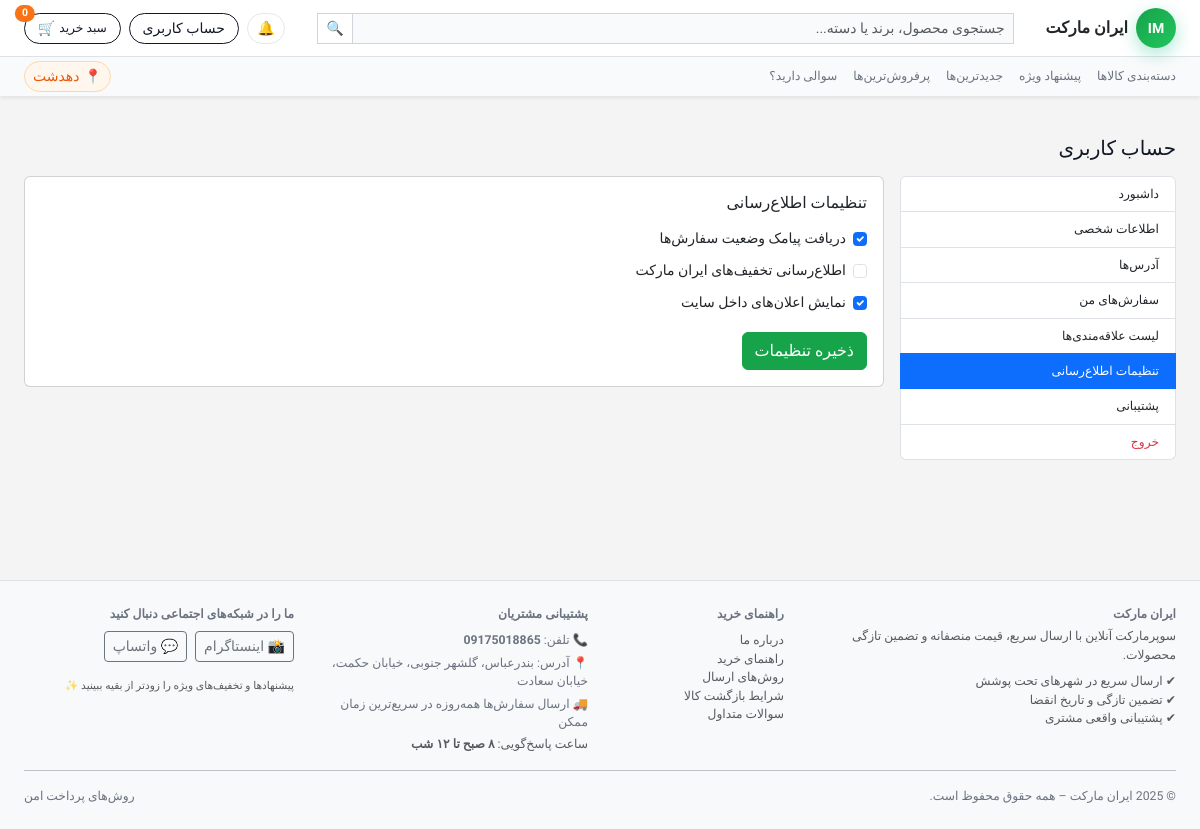
/account/notifications/ (signed in), run on the app's committed database.
### shop/models.py (models this page shows, shortened)
class City(models.Model):
    province = models.ForeignKey(
        Province,
        on_delete=models.CASCADE,
        related_name="cities",
        verbose_name="استان",
    )
    name = models.CharField("نام شهر", max_length=100)
    slug = models.SlugField("اسلاگ", max_length=255, blank=True, unique=True)
    order = models.PositiveIntegerField("ترتیب", default=0)
    is_active = models.BooleanField("فعال", default=True)
    is_popular = models.BooleanField("محبوب/پرتکرار", default=False)
    delivery_available = models.BooleanField("امکان ارسال", default=True)
    shipping_zone = models.ForeignKey(
        ShippingZone,
        null=True,
        blank=True,
        on_delete=models.SET_NULL,
        related_name="cities",
        verbose_name="زون ارسال",
    )
    class Meta:
        ordering = ["province__name", "order", "name"]
        unique_together = ("province", "name")
        verbose_name = "شهر"
        verbose_name_plural = "شهرها"

class UserProfile(models.Model):
    user = models.OneToOneField(
        settings.AUTH_USER_MODEL,
        on_delete=models.CASCADE,
        related_name="profile",
    )
    full_name = models.CharField("نام و نام خانوادگی", max_length=150, blank=True)
    phone = models.CharField("شماره موبایل", max_length=20, blank=True)
    email = models.EmailField("ایمیل", blank=True)
    date_of_birth = models.DateField("تاریخ تولد", blank=True, null=True)
    current_city = models.ForeignKey(
        City,
        on_delete=models.SET_NULL,
        null=True,
        blank=True,
        related_name="profiles",
        verbose_name="شهر انتخاب‌شده",
    )
    notify_order_sms = models.BooleanField(
        "پیامک وضعیت سفارش",
        default=True,
    )
    notify_promotions = models.BooleanField(
        "اطلاع‌رسانی تخفیف‌ها",
        default=False,
    )
    notify_site_notifications = models.BooleanField(
        "اعلان‌های داخل سایت",
        default=True,
    )
    class Meta:
        verbose_name = "پروفایل کاربر"
        verbose_name_plural = "پروفایل کاربران"

### shop/views.py (the view, shortened to what this page needs)
@login_required
def account_notifications(request):
    profile = _get_or_create_profile(request.user)
    return render(
        request,
        "shop/account/notifications.html",
        {
            "profile": profile,
            "active_tab": "notifications",
        },
    )

### shop/cart.py (called while the page is built)
    def __len__(self):
        return sum(item["quantity"] for item in self.cart.values())

### shop/context_processors.py (called while the page is built)
def city_context(request):
    city = None
    city_id = request.session.get("selected_city_id")
    if city_id:
        try:
            city = City.objects.select_related("province", "shipping_zone").get(
                id=city_id,
                is_active=True,
            )
        except City.DoesNotExist:
            city = None
    if not city and request.user.is_authenticated:
        profile = getattr(request.user, "profile", None)
        if profile and profile.current_city and profile.current_city.is_active:
            city = profile.current_city
    return {"current_city": city}

def global_store_context(request):
    site_setting = SiteSetting.objects.first()
    categories = Category.objects.filter(is_active=True).order_by("order", "name")
    provinces = (
        Province.objects.filter(is_active=True)
        .prefetch_related("cities")
        .order_by("name")
    )
    cart = Cart(request)
    city_ctx = city_context(request)
    context = {
        "global_settings": site_setting,   # این همونیه که فوتر و هدر استفاده می‌کنن
        "site_setting": site_setting,      # اگر جایی اسم دیگه لازم داشتیم
        "categories": categories,
        "province_list": provinces,
        "cart": cart,
    }
    context.update(city_ctx)
    return context

### shop/views.py (called while the page is built)
def _get_or_create_profile(user):
    profile, created = UserProfile.objects.get_or_create(
        user=user,
        defaults={
            "phone": user.username,
            "email": user.email or "",
        },
    )
    return profile

### shop/templates/shop/account/notifications.html (shortened to what this page needs)
{% extends "shop/account/base_account.html" %}
{% block account_content %}
<div class="card">
    <div class="card-body">
        <h2 class="h6 mb-3">تنظیمات اطلاع‌رسانی</h2>
        <form method="post">
            <div class="form-check mb-2">
                <input class="form-check-input" type="checkbox" name="notify_order_sms"
                       id="notify_order_sms" {% if profile.notify_order_sms %}checked{% endif %}>
                <label class="form-check-label" for="notify_order_sms">
                    دریافت پیامک وضعیت سفارش‌ها
                </label>
            </div>
            <div class="form-check mb-2">
                <input class="form-check-input" type="checkbox" name="notify_promotions"
                       id="notify_promotions" {% if profile.notify_promotions %}checked{% endif %}>
                <label class="form-check-label" for="notify_promotions">
                    اطلاع‌رسانی تخفیف‌های ایران مارکت
                </label>
            </div>
            <div class="form-check mb-3">
                <input class="form-check-input" type="checkbox" name="notify_site_notifications"
                       id="notify_site_notifications" {% if profile.notify_site_notifications %}checked{% endif %}>
                <label class="form-check-label" for="notify_site_notifications">
                    نمایش اعلان‌های داخل سایت
                </label>
            </div>
            <button type="submit" class="btn btn-success">ذخیره تنظیمات</button>
        </form>
    </div>
</div>
{% endblock %}

### shop/templates/base.html (shortened to what this page needs)
{% load static %}
<!DOCTYPE html>
<html lang="fa" dir="rtl">
<head>
    <link href="https://cdn.jsdelivr.net/npm/bootstrap@5.3.3/dist/css/bootstrap.rtl.min.css" rel="stylesheet">
    <link rel="stylesheet" href="{% static 'shop/css/styles.css' %}">
</head>
<body>
<header class="im-header shadow-sm bg-white">
    <div class="im-topbar border-bottom">
        <div class="container d-flex align-items-center justify-content-between gap-3 flex-wrap">
            <a href="{% url 'shop:home' %}" class="d-flex align-items-center gap-2 text-decoration-none text-dark">
                <div class="im-logo-circle d-flex align-items-center justify-content-center">
                    <span class="fw-bold text-white">IM</span>
                </div>
                <span class="fw-bold im-store-name">
                    ایران مارکت
                </span>
            </a>
            <form
                action="{% url 'shop:product_search' %}"
                method="get"
                class="im-search flex-grow-1 mx-md-3 order-3 order-md-2"
            >
                <div class="input-group">
                    <input
                        name="q"
                        class="form-control form-control-sm"
                        type="search"
                        placeholder="جستجوی محصول، برند یا دسته..."
                        value="{{ request.GET.q }}"
                    >
                    <button class="btn btn-sm btn-outline-secondary" type="submit">
                        🔍
                    </button>
                </div>
            </form>
            <div class="d-flex align-items-center gap-2 order-2 order-md-3">
                <button type="button" class="btn btn-sm im-icon-btn" title="اعلان‌ها">
                    🔔
                </button>
                {% if request.user.is_authenticated %}
                    <a href="{% url 'shop:account_dashboard' %}" class="btn btn-sm im-login-btn">
                        حساب کاربری
                    </a>
                {% else %}
                    <a href="{% url 'shop:login' %}" class="btn btn-sm im-login-btn">
                        ورود / ثبت‌نام
                    </a>
                {% endif %}
                <a href="{% url 'shop:cart_detail' %}"
                   class="btn btn-sm im-login-btn position-relative d-inline-flex align-items-center gap-2">
                    <span class="d-inline-flex align-items-center gap-1">
                        <span class="small">سبد خرید</span>
                        <span>🛒</span>
                    </span>
                    <span class="position-absolute top-0 start-100 translate-middle badge rounded-pill bg-danger">
                        <span id="cart-count">{{ cart|length }}</span>
                    </span>
                </a>
            </div>
        </div>
    </div>
    <nav class="im-nav-cats">
        <div class="container py-1 d-flex align-items-center justify-content-between gap-3 flex-wrap small">
            <div class="d-flex align-items-center gap-3 flex-wrap">
                <a href="{% url 'shop:category_list' %}" class="im-nav-link text-decoration-none">
                    دسته‌بندی کالاها
                </a>
                <a href="{% url 'shop:offers_list' %}" class="im-nav-link text-decoration-none">
                    پیشنهاد ویژه
                </a>
                <a href="{% url 'shop:new_products' %}" class="im-nav-link text-decoration-none">
                    جدیدترین‌ها
                </a>
                <a href="{% url 'shop:best_sellers' %}" class="im-nav-link text-decoration-none">
                    پرفروش‌ترین‌ها
                </a>
                {% if request.user.is_authenticated %}
                    <a href="{% url 'shop:account_support' %}" class="im-nav-link text-decoration-none">
                        سوالی دارید؟
                    </a>
                {% else %}
                    <a href="{% url 'shop:login' %}?next={% url 'shop:account_support' %}"
                       class="im-nav-link text-decoration-none">
                        سوالی دارید؟
                    </a>
                {% endif %}
            </div>
            <button
                type="button"
                class="btn btn-sm im-city-pill"
                id="citySelectButton"
                data-bs-toggle="modal"
                data-bs-target="#citySelectModal"
            >
                📍
                <span id="citySelectLabel">
                    {% if current_city %}
                        {{ current_city.name }}
                    {% else %}
                        شهر خود را انتخاب کنید
                    {% endif %}
                </span>
            </button>
        </div>
    </nav>
</header>
<main class="pb-5 im-main">
    {% block content %}{% endblock %}
</main>
<footer class="im-footer border-top mt-5 pt-4 pb-4 bg-light">
    <div class="container">
        <div class="row g-4 small">
            <div class="col-12 col-md-4">
                <p class="mb-1 fw-bold">
                    ایران مارکت
                </p>
                <p class="mb-2 text-muted">
                    سوپرمارکت آنلاین با ارسال سریع، قیمت منصفانه و تضمین تازگی محصولات.
                </p>
                <ul class="list-unstyled mb-0 text-muted">
                    <li>✔ ارسال سریع در شهرهای تحت پوشش</li>
                    <li>✔ تضمین تازگی و تاریخ انقضا</li>
                    <li>✔ پشتیبانی واقعی مشتری</li>
                </ul>
            </div>
            <div class="col-6 col-md-2">
                <p class="fw-bold mb-2">راهنمای خرید</p>
                <ul class="list-unstyled mb-0">
                    <li>
                        <a href="{% url 'shop:about' %}" class="text-decoration-none text-muted">
                            درباره ما
                        </a>
                    </li>
                    <li>
                        <a href="{% url 'shop:buying_guide' %}" class="text-decoration-none text-muted">
                            راهنمای خرید
                        </a>
                    </li>
                    <li>
                        <a href="{% url 'shop:shipping_methods' %}" class="text-decoration-none text-muted">
                            روش‌های ارسال
                        </a>
                    </li>
                    <li>
                        <a href="{% url 'shop:return_policy' %}" class="text-decoration-none text-muted">
                            شرایط بازگشت کالا
                        </a>
                    </li>
                    <li>
                        <a href="{% url 'shop:faq' %}" class="text-decoration-none text-muted">
                            سوالات متداول
                        </a>
                    </li>
                </ul>
            </div>
            <div class="col-6 col-md-3">
                <p class="fw-bold mb-2">پشتیبانی مشتریان</p>
                <p class="mb-1">
                    📞 تلفن:
                    <span class="fw-semibold">09175018865</span>
                </p>
                <p class="mb-1">
                    📍 آدرس:
                    بندرعباس، گلشهر جنوبی، خیابان حکمت، خیابان سعادت
                </p>
                <p class="mb-1">
                    🚚 ارسال سفارش‌ها همه‌روزه در سریع‌ترین زمان ممکن
                </p>
                <p class="mb-0 text-muted">
                    ساعت پاسخ‌گویی:
                    <span class="fw-semibold">۸ صبح تا ۱۲ شب</span>
                </p>
            </div>
            <div class="col-12 col-md-3">
                <p class="fw-bold mb-2">ما را در شبکه‌های اجتماعی دنبال کنید</p>
                <div class="d-flex flex-wrap gap-2 mb-3">
                    <a href="https://instagram.com/iranmarket" target="_blank"
                    class="btn btn-sm btn-outline-secondary">
                        📸 اینستاگرام
                    </a>
                    <a href="https://wa.me/989121234567" target="_blank"
                    class="btn btn-sm btn-outline-secondary">
                        💬 واتساپ
                    </a>
                </div>
                <p class="small text-muted mb-1">
                    پیشنهادها و تخفیف‌های ویژه را زودتر از بقیه ببینید ✨
                </p>
            </div>
        </div>
        <hr class="my-3">
        <div class="d-flex flex-column flex-md-row justify-content-between align-items-center small text-muted">
            <p class="mb-1 mb-md-0">
                © {% now "Y" %} ایران مارکت – همه حقوق محفوظ است.
            </p>
            <p class="mb-0">
                روش‌های پرداخت امن
            </p>
        </div>
    </div>
</footer>
</body>
</html>

### shop/static/shop/css/styles.css (style rules this page uses)
:root { --im-primary: #16a34a; --im-primary-soft: #bbf7d0; --im-accent: #f97316; --im-danger: #ef4444; --im-bg: #f4f4f5; --im-card-bg: #ffffff; --im-border-subtle: #e5e7eb; --im-text-main: #111827; --im-text-muted: #6b7280; }
html, body { height: 100%; }
body { font-family: "Vazirmatn", system-ui, -apple-system, BlinkMacSystemFont, "Segoe UI", sans-serif; background-color: var(--im-bg); color: var(--im-text-main); font-size: 14px; display: flex; flex-direction: column; }
.im-main { flex: 1; padding-top: 7rem; }
.im-header { background-color: #ffffff; position: fixed; top: 0; right: 0; left: 0; z-index: 1030; }
.im-topbar { padding: 0.5rem 0; background-color: #ffffff; }
.im-logo-circle { width: 40px; height: 40px; border-radius: 999px; background: linear-gradient(135deg, var(--im-primary), #22c55e); box-shadow: 0 6px 18px rgba(16, 185, 129, 0.35); }
.im-store-name { font-size: 1rem; }
.im-search .form-control { border-radius: 999px 0 0 999px; border-color: #d1d5db; background-color: #f9fafb; }
.im-search .btn { border-radius: 0 999px 999px 0; border-color: #d1d5db; }
.im-icon-btn { border-radius: 999px; border: 1px solid #e5e7eb; background-color: #ffffff; padding-inline: 0.6rem; }
.im-login-btn { border-radius: 999px; border: 1px solid #111827; background-color: #ffffff; color: #111827; padding-inline: 0.8rem; }
.im-nav-cats { background-color: #f9fafb; }
.im-nav-link { color: var(--im-text-muted); padding: 0.3rem 0; }
.im-city-pill { border-radius: 999px; background-color: #fff7ed; border: 1px solid #fed7aa; color: #ea580c; display: inline-flex; align-items: center; gap: 0.3rem; }
.badge.bg-danger, .badge.bg-danger.small { background-color: var(--im-accent) !important; }
.btn-success { background-color: var(--im-primary); border-color: var(--im-primary); }
.im-footer { background-color: #f9fafb; }
.im-footer p { color: var(--im-text-muted); }
@media (min-width: 992px) { .container { max-width: 100% !important; padding-right: 1.5rem; padding-left: 1.5rem; } }

### data on the page
City: name "دهدشت"
UserProfile: notify_order_sms "☑", notify_site_notifications "☑"

### other printed values
{{ cart|length }} "0"
